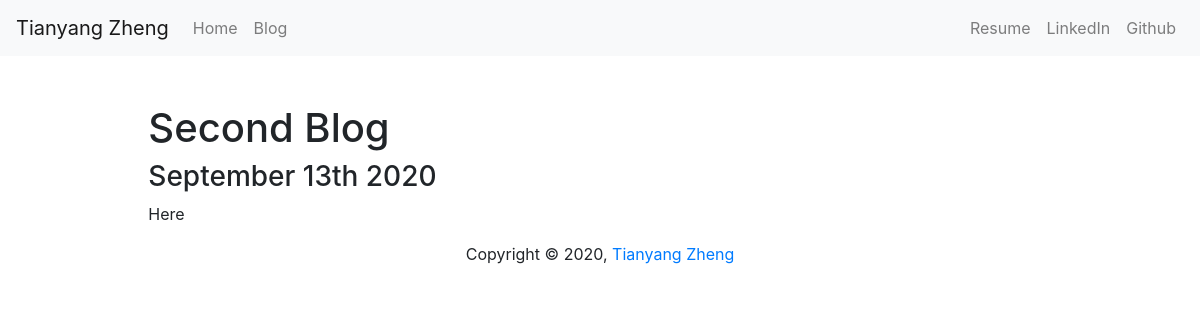
The app's page /blog/2/ with its own data.
### blog/models.py (models this page shows, shortened)
class Blog(models.Model):
    title = models.CharField(max_length=100)
    date = models.DateField()
    description = models.TextField()

### blog/views.py (the view)
# urls.py: path('<int:blog_id>/', views.detail, name='detail'),
def detail(request, blog_id):
    blog = get_object_or_404(Blog, pk=blog_id)
    return render(request, 'blog/detail.html', {'blog': blog})

### blog/templates/blog/detail.html
{% extends 'portfolio/base.html' %}
{% block content %}
    <div class="container">
        <h1 class="mt-5">{{ blog.title }}</h1>
        <h3>{{ blog.date|date:'F jS Y' }}</h3>
        {{ blog.description|safe }}
    </div>
{% endblock %}

### portfolio/static/portfolio/style.css (style rules this page uses)
.container { max-width: 700pt; }

### records on screen
Blog: title "Second Blog", date "September 13th 2020", description "Here"
